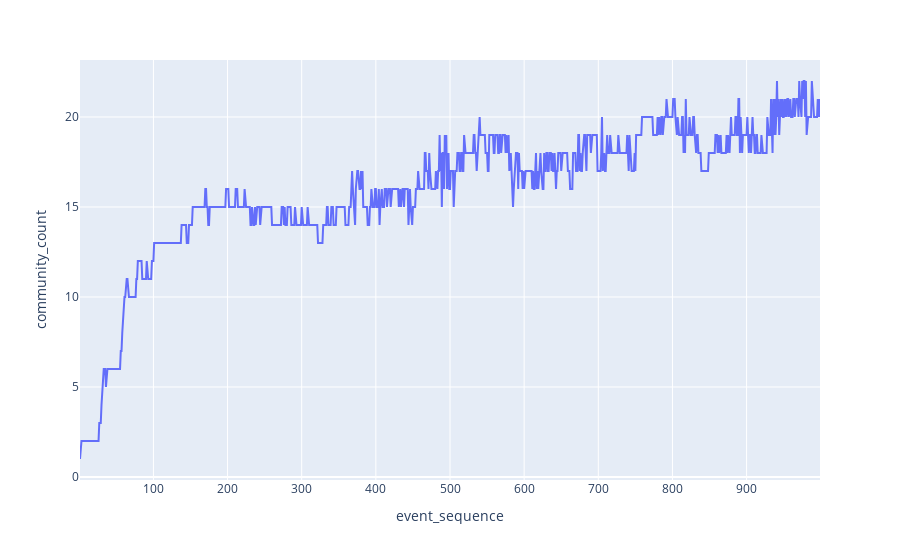

Source (notebook cell):
### Code cell
# Visualize the time series of the community count

# Parse and clean the output from the last cell
s = pd.Series(output)
s.name = 'community_count'
s.index.name = 'event_sequence'

# Visualize it
fig_df = s.reset_index()
px.line(fig_df,
        x='event_sequence',
        y='community_count')

### Figure 1 — Plotly figure (JSON) as saved in the notebook; plotly's stock layout.template omitted (floating-point values rounded to 4 significant figures; data arrays with more than 128 entries replaced by an {"elided": "..."} marker saying what was removed)
{"data": [{"hovertemplate": "event_sequence=%{x}<br>community_count=%{y}<extra></extra>", "legendgroup": "", "line": {"color": "#636efa", "dash": "solid"}, "mode": "lines", "name": "", "orientation": "v", "showlegend": false, "type": "scatter", "x": {"elided": "999 int values"}, "xaxis": "x", "y": {"elided": "999 int values"}, "yaxis": "y"}], "layout": {"autosize": true, "legend": {"tracegroupgap": 0}, "margin": {"t": 60}, "xaxis": {"anchor": "y", "autorange": true, "domain": [0, 1], "range": [1, 999], "title": {"text": "event_sequence"}, "type": "linear"}, "yaxis": {"anchor": "x", "autorange": true, "domain": [0, 1], "range": [-0.1667, 23.17], "title": {"text": "community_count"}, "type": "linear"}}}
